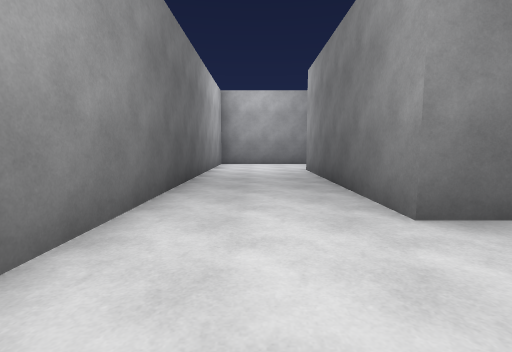
[1] (above)

19 first-person views from a walk through a Unity game level. The camera is 1.2 m above the floor, tilts 6° down and sees 85° across. The floor is counted in squares, 2 m on a side. Each view is taken from the middle of a square. On the plan, view 1 faces up. The plan holds only what a view shows up to about 9 squares ahead; the rest is blank. The place goes on beyond the plan. The player is left out.

[2]
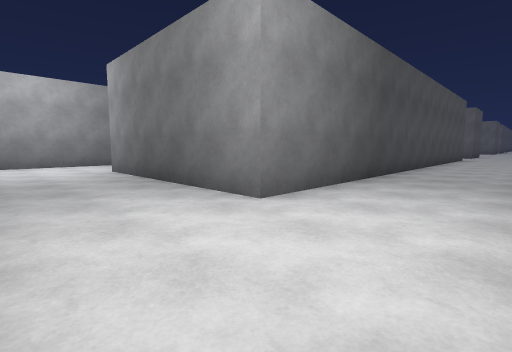

[3]
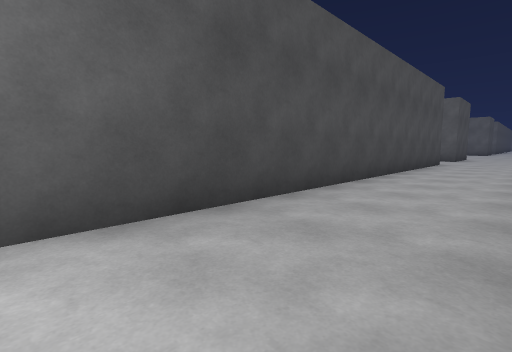

[4]
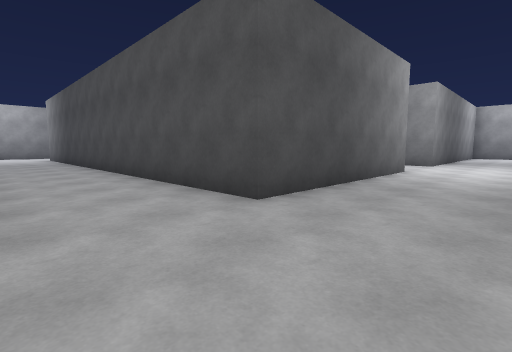

[5]
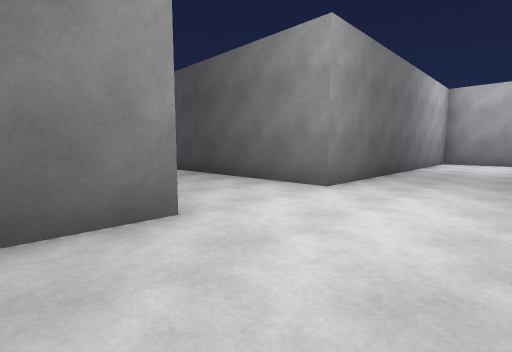

[6]
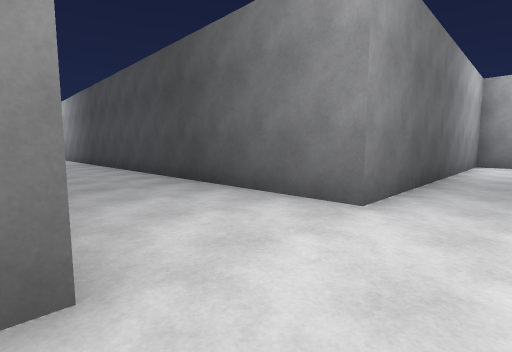

[7]
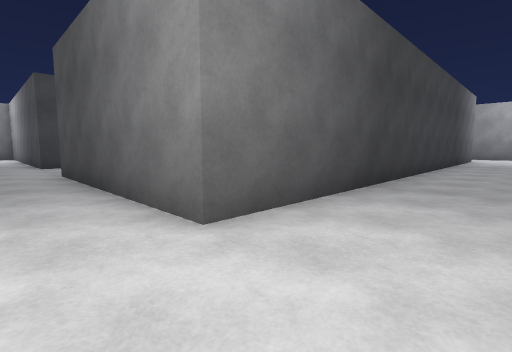

[8]
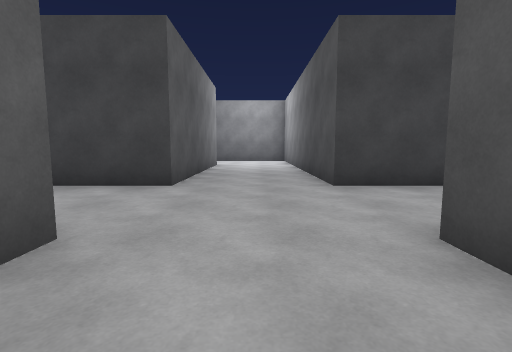

[9]
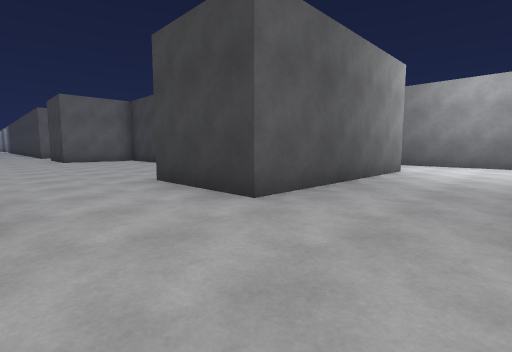

[10]
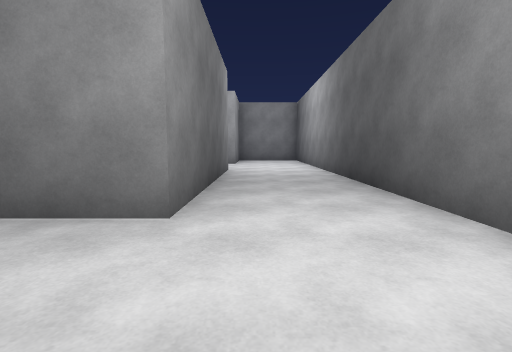

[11]
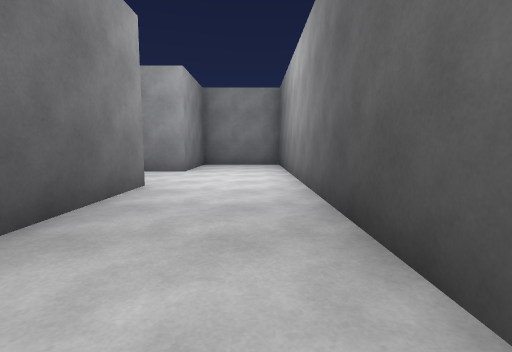

[12]
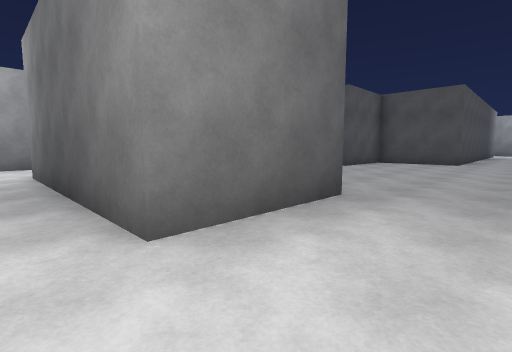

[13]
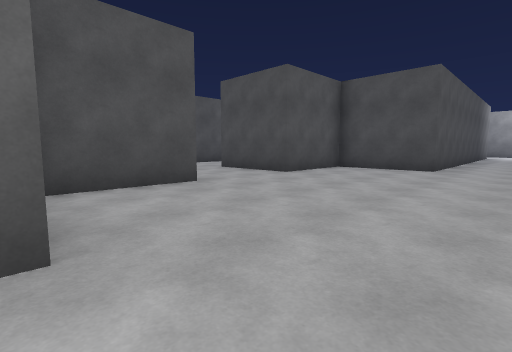

[14]
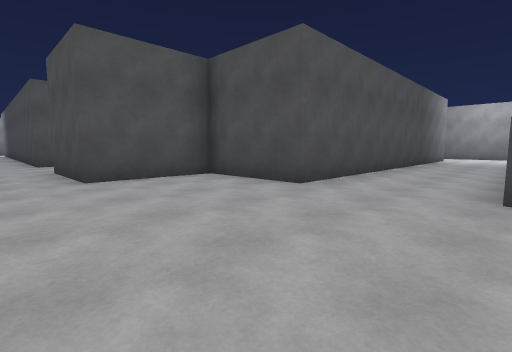

[15]
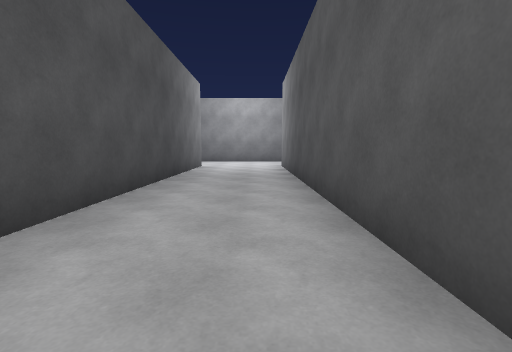

[16]
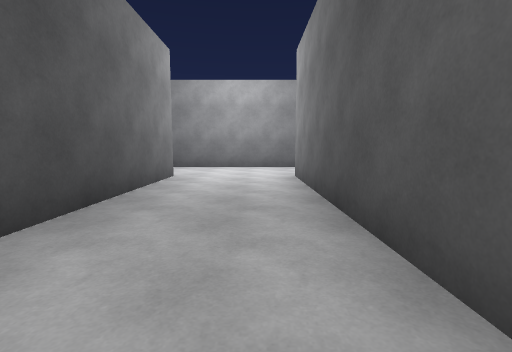

[17]
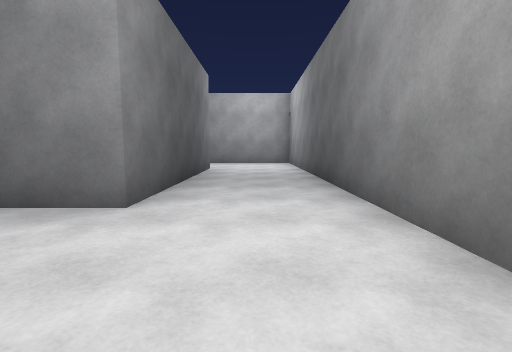

[18]
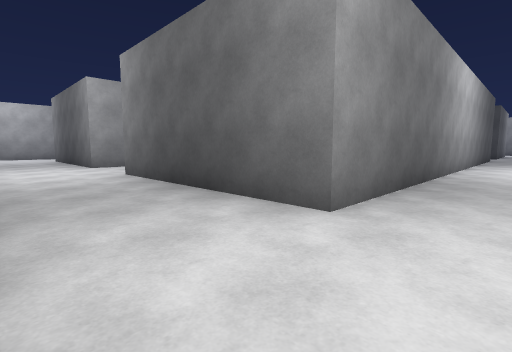

[19]
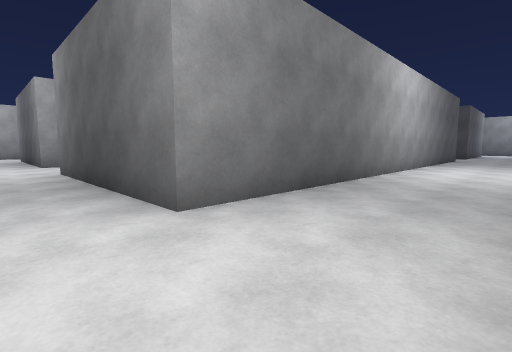

### Floor plan
Points are (right, up) in squares from view 1. A wall is a line through its corners. A room is listed if a view was taken in it or the views show most of it. See-through windows are left out.
Room 1 (views 1, 2, 3, 4, 5, 6, 7, 8, 9, 10, 11, 12, 13, 14, 15, 16, 17, 18, 19)
walls: (16.3, 5.4) (16.3, 14.7) (21.3, 14.7) (21.3, 4.7) (18.8, 4.7) (18.8, 2.2) (16.3, 2.2) (16.3, 2.6); (12, -0.3) (13.8, -0.3) (13.8, -5.6); (23.8, 6.8) (23.8, 14.7) (25.5, 14.7); (21.3, -2.8) (21.3, -5.3) (16.3, -5.3) (16.3, -0.3) (18.8, -0.3) (18.8, -2.5); (3.9, 7.2) (13.8, 7.2) (13.8, 2.2) (1.3, 2.2) (1.3, 7.2); (14.4, -7.8) (25.4, -7.8); (25.5, -5.3) (23.8, -5.3) (23.8, -4.2); (2.1, 9.7) (-0.6, 9.7); (24.2, 17.2) (13.8, 17.2) (13.8, 9.7) (4.9, 9.7); (-1.2, 9) (-1.2, 1.2)

Positions as (right, up) in squares from view 1, and headings:
1: (0, 0), facing up
2: (-1, 0), facing up-right
3: (3, 0), facing up-right
4: (16, 0), facing up-left
5: (16, 6), facing up-left
6: (15, 7), facing up-left
7: (15, 9), facing down-left
8: (15, 4), facing down
9: (14, 2), facing down-right
10: (14, -6), facing right
11: (17, -7), facing right
12: (23, -6), facing up-left
13: (23, -3), facing up-left
14: (24, 1), facing up-left
15: (23, 6), facing up
16: (23, 9), facing up
17: (24, 16), facing left
18: (15, 17), facing down-right
19: (14, 16), facing down-right
